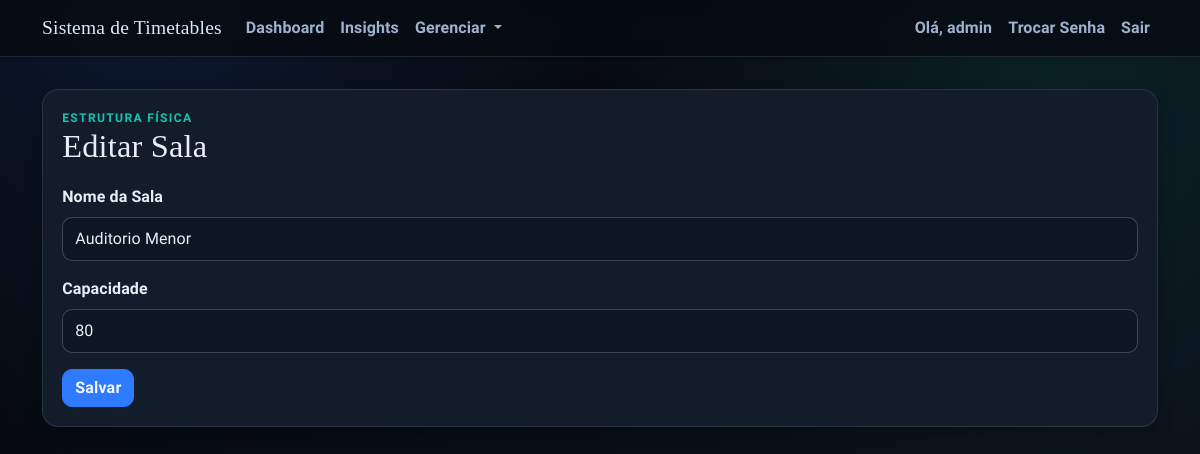
The app's page /sala/edit/17 (signed in) with its own data.
### app/models.py (models this page shows, shortened)
class User(UserMixin, db.Model):
    id = db.Column(db.Integer, primary_key=True)
    username = db.Column(db.String(64), unique=True, nullable=False)
    email = db.Column(db.String(120), unique=True, nullable=False)
    password_hash = db.Column(db.String(128))
    role = db.Column(db.String(20), default='professor')  # 'admin' or 'professor'
    def is_admin(self):
        return self.role == 'admin'

class Sala(db.Model):
    id = db.Column(db.Integer, primary_key=True)
    nome = db.Column(db.String(100), nullable=False)
    capacidade = db.Column(db.Integer, nullable=False)

### app/routes/admin.py (the view, shortened to what this page needs)
@bp.route("/sala/edit/<int:id>", methods=["GET", "POST"])
@login_required
@admin_required
def edit_sala(id):
    sala = db.get_or_404(Sala, id)
    form = SalaForm()
    if request.method == "GET":
        form.nome.data = sala.nome
        form.capacidade.data = sala.capacidade
    return render_template("sala_form.html", form=form, title="Editar Sala")

### app/forms.py
class SalaForm(FlaskForm):
    nome = StringField("Nome da Sala", validators=[DataRequired(), Length(min=2, max=100)])
    capacidade = IntegerField("Capacidade", validators=[DataRequired(), NumberRange(min=1, max=500)])
    submit = SubmitField("Salvar")

### app/models.py (called while the page is built)
@login_manager.user_loader
def load_user(user_id):
    return db.session.get(User, int(user_id))

### app/routes/helpers.py (called while the page is built)
def admin_required_redirect():
    if getattr(current_user, "is_authenticated", False) and current_user.is_admin():
        return None
    flash("Acesso restrito ao administrador.", "danger")
    return redirect(url_for("main.index"))

def admin_required(view_func):
    @wraps(view_func)
    def wrapper(*args, **kwargs):
        guard = admin_required_redirect()
        if guard:
            return guard
        return view_func(*args, **kwargs)
    return wrapper

### templates/sala_form.html (shortened to what this page needs)
{% extends "base.html" %}
{% from "_form_helpers.html" import render_field %}
{% block content %}
<section class="surface form-shell stagger-in">
  <div class="page-head">
    <div>
      <p class="eyebrow">Estrutura Física</p>
      <h1>{{ title }}</h1>
    </div>
  </div>
  <form method="POST" novalidate>
    {{ render_field(form.nome) }}
    {{ render_field(form.capacidade) }}
    {{ form.submit(class="btn btn-primary") }}
  </form>
</section>
{% endblock %}

### templates/base.html (shortened to what this page needs)
<!doctype html>
<html lang="pt-br">
  <head>
    <link
      href="https://cdn.jsdelivr.net/npm/bootstrap@5.1.3/dist/css/bootstrap.min.css"
      rel="stylesheet"
    />
    <link rel="stylesheet" href="{{ url_for('static', filename='css/styles.css') }}" />
  </head>
  <body>
    <nav class="navbar navbar-expand-lg app-nav shadow-sm">
      <div class="container">
        <a class="navbar-brand" href="{{ url_for('main.index') }}">
          Sistema de Timetables
        </a>
        {% if current_user.is_authenticated %}
        <div class="collapse navbar-collapse" id="navbarNav">
          <ul class="navbar-nav me-auto">
            {% if current_user.is_admin() %}
            <li class="nav-item">
              <a class="nav-link" href="{{ url_for('main.admin_dashboard') }}">Dashboard</a>
            </li>
            <li class="nav-item">
              <a class="nav-link" href="{{ url_for('main.admin_insights') }}">Insights</a>
            </li>
            <li class="nav-item dropdown">
              <a
                class="nav-link dropdown-toggle"
                href="#"
                id="adminDropdown"
                role="button"
                data-bs-toggle="dropdown"
                aria-expanded="false"
              >
                Gerenciar
              </a>
            </li>
            {% else %}
            <li class="nav-item">
              <a class="nav-link" href="{{ url_for('main.professor_dashboard') }}">Minhas Turmas</a>
            </li>
            {% endif %}
          </ul>
          <ul class="navbar-nav">
            <li class="nav-item">
              <span class="nav-link">Olá, {{ current_user.username }}</span>
            </li>
            <li class="nav-item">
              <a class="nav-link" href="{{ url_for('main.change_password') }}">Trocar Senha</a>
            </li>
            <li class="nav-item">
              <a class="nav-link" href="{{ url_for('main.logout') }}">Sair</a>
            </li>
          </ul>
        </div>
        {% endif %}
      </div>
    </nav>
    <main class="container app-main">
      {% block content %}{% endblock %}
    </main>
  </body>
</html>

### templates/_form_helpers.html (shortened to what this page needs)
{% macro render_field(field, class_name='form-control') %}
<div class="mb-3">
  {{ field.label(class="form-label") }}
  {% if field.type in ['SelectField'] %}
  {% set base_class = 'form-select' %}
  {% else %}
  {% set base_class = class_name %}
  {% endif %}
  {% set field_class = base_class + (' is-invalid' if field.errors else '') %}
  {{ field(class=field_class) }}
</div>
{% endmacro %}

### static/css/styles.css (style rules this page uses)
:root { --bg-1: #05070b; --bg-2: #0d1420; --surface: #121c2a; --surface-soft: #192636; --ink-1: #e8eef8; --ink-2: #9fb2cd; --line: #273954; --brand: #2f7bff; --brand-strong: #1f5fd0; --accent: #11c5b1; --accent-strong: #0d9788; --ok: #22c55e; --danger: #f25f7a; --warning: #f4b642; --radius-lg: 16px; --radius-md: 10px; --shadow-soft: 0 10px 26px rgba(0, 0, 0, 0.3); --shadow-subtle: 0 6px 16px rgba(0, 0, 0, 0.24); }
* { box-sizing: border-box; }
body { margin: 0; min-height: 100vh; font-family: "Source Sans 3", "Trebuchet MS", sans-serif; color: var(--ink-1); background: radial-gradient(circle at 12% 0%, rgba(47, 123, 255, 0.14), transparent 34%), radial-gradient(circle at 88% 10%, rgba(17, 197, 177, 0.1), transparent 36%), linear-gradient(145deg, var(--bg-1) 0%, var(--bg-2) 100%); }
body::before { content: ""; position: fixed; inset: 0; pointer-events: none; background-image: linear-gradient(rgba(255, 255, 255, 0.02) 1px, transparent 1px), linear-gradient(90deg, rgba(255, 255, 255, 0.02) 1px, transparent 1px); background-size: 42px 42px; opacity: 0.36; z-index: -1; }
h1, h2, h3, h4, h5, h6, .navbar-brand { font-family: "Bree Serif", Georgia, serif; letter-spacing: 0.2px; }
h1 { margin: 0; font-size: clamp(1.8rem, 2.7vw, 2.4rem); color: var(--ink-1); }
p, label, span, li, input, select, button { letter-spacing: 0.1px; }
.app-nav { position: relative; z-index: 1050; overflow: visible; border-bottom: 1px solid rgba(159, 178, 205, 0.16); backdrop-filter: blur(8px); background: rgba(7, 12, 19, 0.88); }
.navbar-brand { display: inline-flex; align-items: center; gap: 0; color: #dbe7ff !important; font-size: 1.22rem; }
.navbar-nav .nav-link { color: var(--ink-2) !important; font-weight: 700; border-radius: 999px; transition: background 0.2s ease, color 0.2s ease; }
.app-main { padding-top: 2rem; padding-bottom: 2.4rem; }
.page-head { display: flex; flex-wrap: wrap; align-items: center; justify-content: space-between; gap: 0.8rem; margin-bottom: 1.15rem; }
.eyebrow { margin: 0; text-transform: uppercase; font-size: 0.76rem; letter-spacing: 1.3px; color: var(--accent); font-weight: 800; }
.surface { background: var(--surface); border: 1px solid rgba(159, 178, 205, 0.16); border-radius: var(--radius-lg); box-shadow: var(--shadow-subtle); }
.form-shell, .table-shell, .section-shell { padding: 1.2rem; }
.form-label { font-weight: 700; color: var(--ink-1); }
.form-control, .form-select { border-radius: var(--radius-md); border: 1px solid rgba(159, 178, 205, 0.3); background: #0d1623; color: var(--ink-1); min-height: 44px; }
.form-control::placeholder { color: rgba(159, 178, 205, 0.75); }
.btn { border-radius: 10px; font-weight: 700; letter-spacing: 0.2px; border-width: 1px; transition: background-color 0.2s ease, border-color 0.2s ease, color 0.2s ease; }
.btn-primary { color: #f3f8ff; background: var(--brand); border-color: var(--brand); }
.stagger-in { animation: riseIn 0.45s ease both; }

### records on screen
User: username "admin"
Sala: nome "Auditorio Menor", capacidade "80"

### other values on screen
{{ title }} "Editar Sala"
{{ field.label(class="form-label") }} "Nome da Sala Capacidade"
